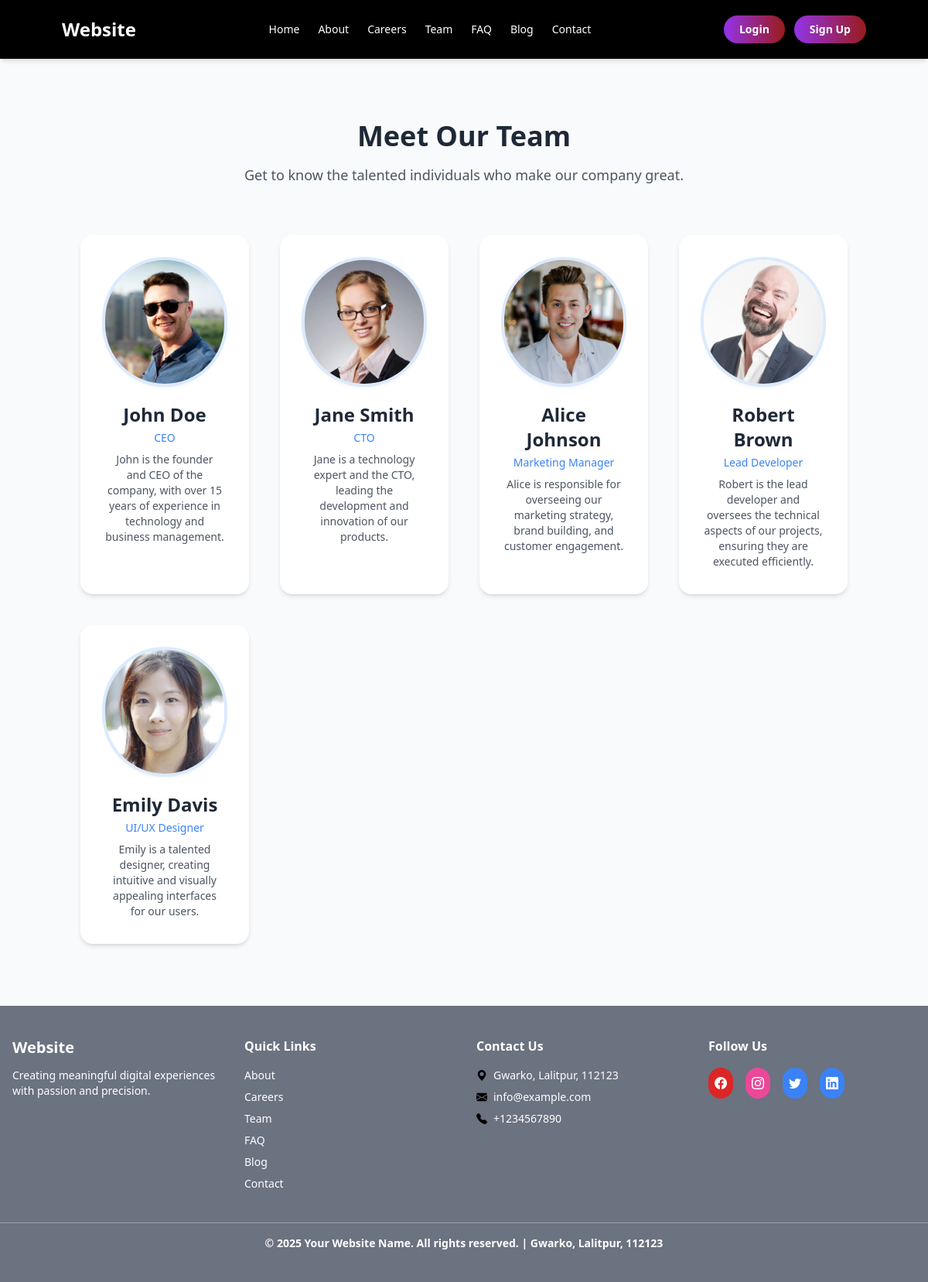
Page /team/ on the committed database.
### main/models.py (models this page shows, shortened)
class TeamMember(models.Model):
    name = models.CharField(max_length=100)
    position = models.CharField(max_length=100)
    bio = models.TextField()
    image = models.ImageField(upload_to='team_images/')

### main/views.py (the view)
# urls.py: path('team/', views.team, name='team'),
def team(request):
    team_members = TeamMember.objects.all()
    return render(request, 'main/team.html', {'team_members': team_members})

### main/templates/main/team.html (shortened to what this page needs)
{% extends 'base.html' %}
{% load static %}
{% block content %}
<main data-aos="fade-up" data-aos-duration="2000">
  <section id="team" class="py-20 bg-gradient-to-br bg-gray-50">
    <div class="text-center mb-16 px-4" data-aos="fade-up">
      <h2 class="text-4xl font-extrabold text-gray-800 mb-4">Meet Our Team</h2>
      <p class="text-lg text-gray-600 max-w-xl mx-auto">Get to know the talented individuals who make our company great.</p>
    </div>
    <div class="container mx-auto px-4">
      <div class="grid grid-cols-1 sm:grid-cols-2 md:grid-cols-3 lg:grid-cols-4 gap-10">
        {% for member in team_members %}
        <div class="bg-white p-8 rounded-2xl shadow-md hover:shadow-2xl transition-all duration-300 text-center" data-aos="zoom-in" data-aos-delay="{{ forloop.counter0|add:100 }}">
          <img src="{{ member.image.url }}" alt="Photo of {{ member.name }}, {{ member.position }}" class="w-40 h-40 rounded-full mx-auto mb-6 object-cover ring-4 ring-blue-100 shadow-md">
          <h3 class="text-2xl font-semibold text-gray-800 mb-1">{{ member.name }}</h3>
          <p class="text-sm text-blue-500 font-medium">{{ member.position }}</p>
          <p class="text-sm text-gray-600 mt-2">{{ member.bio }}</p>
        </div>
        {% endfor %}
      </div>
    </div>
  </section>
</main>
{% endblock %}

### main/templates/base.html (shortened to what this page needs)
{% load static %}
<!DOCTYPE html>
<html lang="en">
<head>
  <script src="https://cdn.tailwindcss.com"></script>
  <link rel="stylesheet" href="https://cdn.jsdelivr.net/npm/bootstrap-icons@1.10.5/font/bootstrap-icons.css">
  <link href="https://unpkg.com/aos@2.3.4/dist/aos.css" rel="stylesheet" />
</head>
<body class="font-sans bg-white text-gray-800">
  <header class="py-5 bg-black sticky top-0 z-50 text-white shadow-md">
    <div class="flex justify-between items-center px-5 lg:px-20">
      <a href="{% url 'index' %}" class="text-2xl font-bold">Website</a>
      <nav class="hidden md:flex flex-wrap justify-center gap-x-6 text-sm font-medium" id="desktop-menu">
        <a href="{% url 'index' %}">Home</a>
        <a href="{% url 'about' %}">About</a>
        <a href="{% url 'career' %}">Careers</a>
        <a href="{% url 'team' %}">Team</a>
        <a href="{% url 'faq' %}">FAQ</a>
        <a href="{% url 'blog' %}">Blog</a>
        <a href="{% url 'contact' %}">Contact</a>
      </nav>
      <div class="flex items-center gap-3">
        {% if user.is_authenticated %}
          <span class="text-sm text-gray-300">Hi, {{ user.username }} 👋</span>
          <a href="{% url 'logout' %}" class="bg-gradient-to-r from-purple-600 to-red-800 hover:from-red-700 hover:to-red-900 text-white font-semibold rounded-full text-sm py-2 px-5 shadow-md hover:shadow-lg transform hover:scale-105 transition-all duration-300 ease-in-out">
            Logout
          </a>
        {% else %}
          <a href="{% url 'login' %}" class="bg-gradient-to-r from-purple-600 to-red-800 hover:from-red-700 hover:to-red-900 text-white font-semibold rounded-full text-sm py-2 px-5 shadow-md hover:shadow-lg transform hover:scale-105 transition-all duration-300 ease-in-out">
            Login
          </a>
          <a href="{% url 'signup' %}" class="bg-gradient-to-r from-purple-600 to-red-800 hover:from-red-700 hover:to-red-900 text-white font-semibold rounded-full text-sm py-2 px-5 shadow-md hover:shadow-lg transform hover:scale-105 transition-all duration-300 ease-in-out">
            Sign Up
          </a>
        {% endif %}
      </div>
    </div>
  </header>
  {% block content %}{% endblock %}
  <footer class="bg-gray-500 text-white py-10">
    <div class="max-w-7xl mx-auto px-4 grid grid-cols-1 sm:grid-cols-2 md:grid-cols-4 gap-8">
      <div>
        <h3 class="text-xl font-semibold mb-3">Website</h3>
        <p class="text-sm">Creating meaningful digital experiences with passion and precision.</p>
      </div>
      <div>
        <h4 class="font-semibold mb-4">Quick Links</h4>
        <ul class="space-y-2 text-sm">
          <li><a href="{% url 'about' %}">About</a></li>
          <li><a href="{% url 'career' %}">Careers</a></li>
          <li><a href="{% url 'team' %}">Team</a></li>
          <li><a href="{% url 'faq' %}">FAQ</a></li>
          <li><a href="{% url 'blog' %}">Blog</a></li>
          <li><a href="{% url 'contact' %}">Contact</a></li>
        </ul>
      </div>
      <div>
        <h4 class="font-semibold mb-4">Contact Us</h4>
        <ul class="text-sm space-y-2">
          <li class="flex items-center space-x-2">
            <i class="bi bi-geo-alt-fill text-black"></i><span>Gwarko, Lalitpur, 112123</span>
          </li>
          <li class="flex items-center space-x-2">
            <i class="bi bi-envelope-fill text-black"></i><span>info@example.com</span>
          </li>
          <li class="flex items-center space-x-2">
            <i class="bi bi-telephone-fill text-black"></i><span>+1234567890</span>
          </li>
        </ul>
      </div>
      <div>
        <h4 class="font-semibold mb-4">Follow Us</h4>
        <div class="flex space-x-4">
          <a href="https://www.facebook.com/" class="bg-red-600 p-2 rounded-full hover:bg-yellow-300 transition"><i class="bi bi-facebook"></i></a>
          <a href="https://www.instagram.com/" class="bg-pink-500 p-2 rounded-full hover:bg-yellow-300 transition"><i class="bi bi-instagram"></i></a>
          <a href="https://www.twitter.com/" class="bg-blue-500 p-2 rounded-full hover:bg-yellow-300 transition"><i class="bi bi-twitter"></i></a>
          <a href="https://www.linkedin.com/" class="bg-blue-500 p-2 rounded-full hover:bg-red-300 transition"><i class="bi bi-linkedin"></i></a>
        </div>
      </div>
    </div>
    <div class="text-center text-sm font-bold mt-10 border-t border-white/30 pt-4">
      &copy; 2025 Your Website Name. All rights reserved. | Gwarko, Lalitpur, 112123
    </div>
  </footer>
</body>
</html>

### rows in the picture
TeamMember: image (picture), name "John Doe", position "CEO", bio "John is the founder and CEO of the company, with over 15 years of experience in technology and business management."
TeamMember: image (picture), name "Jane Smith", position "CTO", bio "Jane is a technology expert and the CTO, leading the development and innovation of our products."
TeamMember: image (picture), name "Alice Johnson", position "Marketing Manager", bio "Alice is responsible for overseeing our marketing strategy, brand building, and customer engagement."
TeamMember: image (picture), name "Robert Brown", position "Lead Developer", bio "Robert is the lead developer and oversees the technical aspects of our projects, ensuring they are executed efficiently."
TeamMember: image (picture), name "Emily Davis", position "UI/UX Designer", bio "Emily is a talented designer, creating intuitive and visually appealing interfaces for our users."
